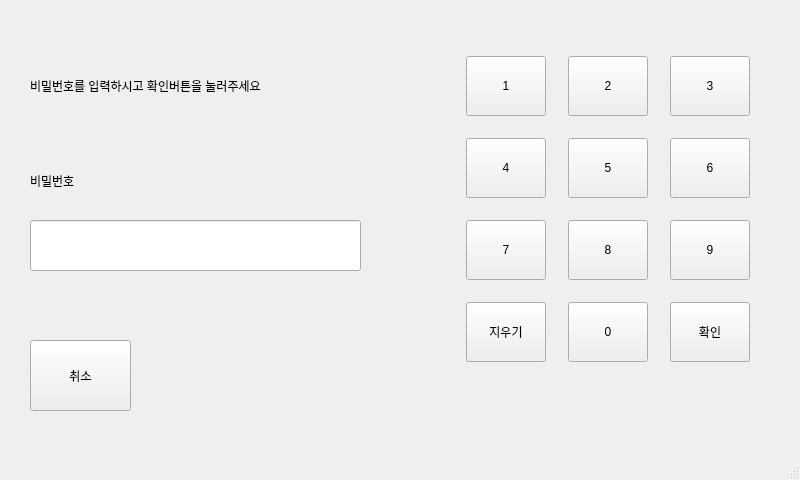
<?xml version="1.0" encoding="UTF-8"?>
<ui version="4.0">
 <class>MainWindow</class>
 <widget class="QMainWindow" name="MainWindow">
  <property name="geometry">
   <rect>
    <x>0</x>
    <y>0</y>
    <width>800</width>
    <height>480</height>
   </rect>
  </property>
  <property name="windowTitle">
   <string>MainWindow</string>
  </property>
  <widget class="QWidget" name="centralwidget">
   <widget class="QWidget" name="gridLayoutWidget">
    <property name="geometry">
     <rect>
      <x>450</x>
      <y>40</y>
      <width>317</width>
      <height>341</height>
     </rect>
    </property>
    <layout class="QGridLayout" name="gridLayout">
     <item row="0" column="0">
      <widget class="QPushButton" name="pb_1">
       <property name="minimumSize">
        <size>
         <width>45</width>
         <height>45</height>
        </size>
       </property>
       <property name="maximumSize">
        <size>
         <width>80</width>
         <height>60</height>
        </size>
       </property>
       <property name="styleSheet">
        <string notr="true">font: italic 28pt &quot;PibotoLt&quot;;</string>
       </property>
       <property name="text">
        <string>1</string>
       </property>
      </widget>
     </item>
     <item row="1" column="1">
      <widget class="QPushButton" name="pb_5">
       <property name="enabled">
        <bool>true</bool>
       </property>
       <property name="minimumSize">
        <size>
         <width>45</width>
         <height>45</height>
        </size>
       </property>
       <property name="maximumSize">
        <size>
         <width>80</width>
         <height>60</height>
        </size>
       </property>
       <property name="styleSheet">
        <string notr="true">font: italic 28pt &quot;PibotoLt&quot;;</string>
       </property>
       <property name="text">
        <string>5</string>
       </property>
      </widget>
     </item>
     <item row="2" column="0">
      <widget class="QPushButton" name="pb_7">
       <property name="enabled">
        <bool>true</bool>
       </property>
       <property name="minimumSize">
        <size>
         <width>45</width>
         <height>45</height>
        </size>
       </property>
       <property name="maximumSize">
        <size>
         <width>80</width>
         <height>60</height>
        </size>
       </property>
       <property name="styleSheet">
        <string notr="true">font: italic 28pt &quot;PibotoLt&quot;;</string>
       </property>
       <property name="text">
        <string>7</string>
       </property>
      </widget>
     </item>
     <item row="1" column="0">
      <widget class="QPushButton" name="pb_4">
       <property name="enabled">
        <bool>true</bool>
       </property>
       <property name="minimumSize">
        <size>
         <width>45</width>
         <height>45</height>
        </size>
       </property>
       <property name="maximumSize">
        <size>
         <width>80</width>
         <height>60</height>
        </size>
       </property>
       <property name="styleSheet">
        <string notr="true">font: italic 28pt &quot;PibotoLt&quot;;</string>
       </property>
       <property name="text">
        <string>4</string>
       </property>
      </widget>
     </item>
     <item row="3" column="0">
      <widget class="QPushButton" name="pb_delete">
       <property name="enabled">
        <bool>true</bool>
       </property>
       <property name="minimumSize">
        <size>
         <width>45</width>
         <height>45</height>
        </size>
       </property>
       <property name="maximumSize">
        <size>
         <width>80</width>
         <height>60</height>
        </size>
       </property>
       <property name="styleSheet">
        <string notr="true">font: italic 14pt &quot;PibotoLt&quot;;</string>
       </property>
       <property name="text">
        <string>지우기</string>
       </property>
      </widget>
     </item>
     <item row="2" column="1">
      <widget class="QPushButton" name="pb_8">
       <property name="enabled">
        <bool>true</bool>
       </property>
       <property name="minimumSize">
        <size>
         <width>45</width>
         <height>45</height>
        </size>
       </property>
       <property name="maximumSize">
        <size>
         <width>80</width>
         <height>60</height>
        </size>
       </property>
       <property name="styleSheet">
        <string notr="true">font: italic 28pt &quot;PibotoLt&quot;;</string>
       </property>
       <property name="text">
        <string>8</string>
       </property>
      </widget>
     </item>
     <item row="3" column="1">
      <widget class="QPushButton" name="pb_0">
       <property name="enabled">
        <bool>true</bool>
       </property>
       <property name="minimumSize">
        <size>
         <width>45</width>
         <height>45</height>
        </size>
       </property>
       <property name="maximumSize">
        <size>
         <width>80</width>
         <height>60</height>
        </size>
       </property>
       <property name="styleSheet">
        <string notr="true">font: italic 28pt &quot;PibotoLt&quot;;</string>
       </property>
       <property name="text">
        <string>0</string>
       </property>
      </widget>
     </item>
     <item row="1" column="2">
      <widget class="QPushButton" name="pb_6">
       <property name="enabled">
        <bool>true</bool>
       </property>
       <property name="minimumSize">
        <size>
         <width>45</width>
         <height>45</height>
        </size>
       </property>
       <property name="maximumSize">
        <size>
         <width>80</width>
         <height>60</height>
        </size>
       </property>
       <property name="styleSheet">
        <string notr="true">font: italic 28pt &quot;PibotoLt&quot;;</string>
       </property>
       <property name="text">
        <string>6</string>
       </property>
      </widget>
     </item>
     <item row="0" column="2">
      <widget class="QPushButton" name="pb_3">
       <property name="enabled">
        <bool>true</bool>
       </property>
       <property name="minimumSize">
        <size>
         <width>45</width>
         <height>45</height>
        </size>
       </property>
       <property name="maximumSize">
        <size>
         <width>80</width>
         <height>60</height>
        </size>
       </property>
       <property name="styleSheet">
        <string notr="true">font: italic 28pt &quot;PibotoLt&quot;;</string>
       </property>
       <property name="text">
        <string>3</string>
       </property>
      </widget>
     </item>
     <item row="0" column="1">
      <widget class="QPushButton" name="pb_2">
       <property name="enabled">
        <bool>true</bool>
       </property>
       <property name="minimumSize">
        <size>
         <width>45</width>
         <height>45</height>
        </size>
       </property>
       <property name="maximumSize">
        <size>
         <width>80</width>
         <height>60</height>
        </size>
       </property>
       <property name="styleSheet">
        <string notr="true">font: italic 28pt &quot;PibotoLt&quot;;</string>
       </property>
       <property name="text">
        <string>2</string>
       </property>
      </widget>
     </item>
     <item row="2" column="2">
      <widget class="QPushButton" name="pb_9">
       <property name="enabled">
        <bool>true</bool>
       </property>
       <property name="minimumSize">
        <size>
         <width>45</width>
         <height>45</height>
        </size>
       </property>
       <property name="maximumSize">
        <size>
         <width>80</width>
         <height>60</height>
        </size>
       </property>
       <property name="styleSheet">
        <string notr="true">font: italic 28pt &quot;PibotoLt&quot;;</string>
       </property>
       <property name="text">
        <string>9</string>
       </property>
      </widget>
     </item>
     <item row="3" column="2">
      <widget class="QPushButton" name="pb_check">
       <property name="enabled">
        <bool>true</bool>
       </property>
       <property name="minimumSize">
        <size>
         <width>45</width>
         <height>45</height>
        </size>
       </property>
       <property name="maximumSize">
        <size>
         <width>80</width>
         <height>60</height>
        </size>
       </property>
       <property name="styleSheet">
        <string notr="true">font: italic 14pt &quot;PibotoLt&quot;;</string>
       </property>
       <property name="text">
        <string>확인</string>
       </property>
      </widget>
     </item>
    </layout>
   </widget>
   <widget class="QLabel" name="lb_pw">
    <property name="geometry">
     <rect>
      <x>30</x>
      <y>160</y>
      <width>161</width>
      <height>41</height>
     </rect>
    </property>
    <property name="styleSheet">
     <string notr="true">
font: italic 26pt &quot;PibotoLt&quot;;</string>
    </property>
    <property name="text">
     <string>비밀번호</string>
    </property>
   </widget>
   <widget class="QLabel" name="lb_text">
    <property name="geometry">
     <rect>
      <x>30</x>
      <y>60</y>
      <width>401</width>
      <height>51</height>
     </rect>
    </property>
    <property name="styleSheet">
     <string notr="true">
font: italic 14pt &quot;PibotoLt&quot;;
</string>
    </property>
    <property name="text">
     <string>비밀번호를 입력하시고 확인버튼을 눌러주세요</string>
    </property>
   </widget>
   <widget class="QPushButton" name="pb_cancel">
    <property name="geometry">
     <rect>
      <x>30</x>
      <y>340</y>
      <width>101</width>
      <height>71</height>
     </rect>
    </property>
    <property name="styleSheet">
     <string notr="true">font: italic 18pt &quot;PibotoLt&quot;;
</string>
    </property>
    <property name="text">
     <string>취소</string>
    </property>
   </widget>
   <widget class="QLineEdit" name="le_pw">
    <property name="geometry">
     <rect>
      <x>30</x>
      <y>220</y>
      <width>331</width>
      <height>51</height>
     </rect>
    </property>
    <property name="styleSheet">
     <string notr="true">font: italic 24pt &quot;PibotoLt&quot;;</string>
    </property>
    <property name="text">
     <string/>
    </property>
   </widget>
  </widget>
  <widget class="QMenuBar" name="menubar">
   <property name="geometry">
    <rect>
     <x>0</x>
     <y>0</y>
     <width>800</width>
     <height>27</height>
    </rect>
   </property>
  </widget>
  <widget class="QStatusBar" name="statusbar"/>
 </widget>
 <resources/>
 <connections/>
</ui>
